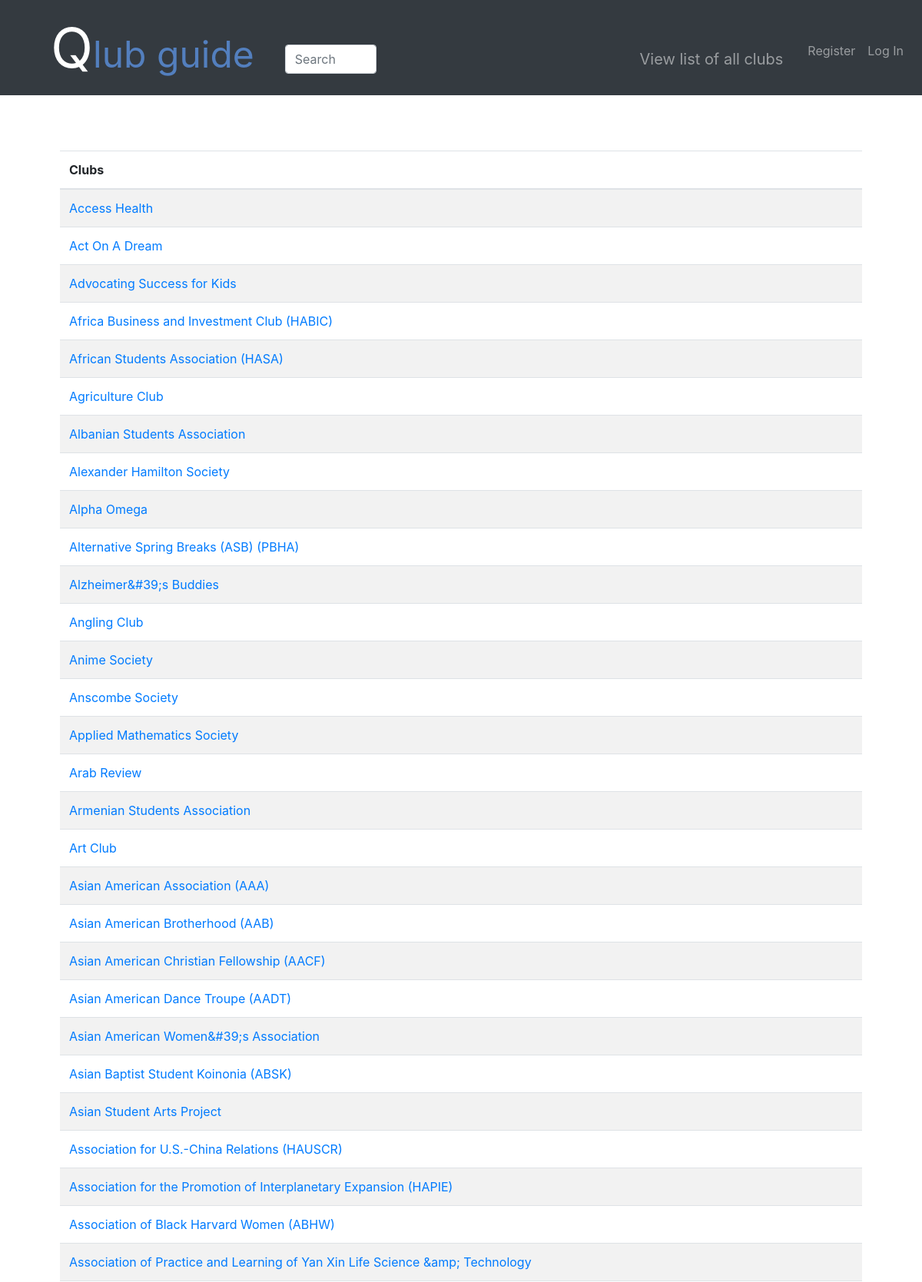
The page / (upper part) on the database its author committed.
### tables this page shows
CREATE TABLE 'clublist' ('name' text PRIMARY KEY NOT NULL, 'description' text, 'email' text, 'site' text);

### application.py (the view)
@app.route("/")
def index():
    clubs = clubdb.execute("SELECT name FROM clublist")
    for row in clubs:
        row['link'] = "/club/" + row['name']
    return render_template("index.html", data = clubs)

### application.py (called while the page is built)
@app.after_request
def after_request(response):
    response.headers["Cache-Control"] = "no-cache, no-store, must-revalidate"
    response.headers["Expires"] = 0
    response.headers["Pragma"] = "no-cache"
    return response

### templates/index.html (shortened to what this page needs)
{% extends "layout.html" %}
{% block main %}
<table class = "table table-striped">
    <thead>
        <tr>
            <th>Clubs</th>
        </tr>
    </thead>
    <tbody>
    {% for row in data %}
        <tr>
            <td><a href= "{{ row['link'] }}">{{row['name']}}</a></td>
        </tr>
    {% endfor %}
    </tbody>
</table>
{% endblock %}

### templates/layout.html (shortened to what this page needs)
<!DOCTYPE html>
<html lang="en">
    <head>
        <link href="https://maxcdn.bootstrapcdn.com/bootstrap/4.1.3/css/bootstrap.min.css" rel="stylesheet">
        <link href="/static/styles.css" rel="stylesheet">
    </head>
    <body>
        <nav class="navbar navbar-expand-lg navbar-dark bg-dark lighten-5 mb-4">
            <a class="navbar-logo" href="/"><span class = "first">Q</span><span class="others">lub guide</span></a>
            <div class="collapse navbar-collapse" id="navbarSupportedContent">
                <form action="/search" class="navbar-brand">
                    <input name="searched" class="form-control" type="text" placeholder="Search" aria-label="Search">
                </form>
            </div>
            <ul class="navbar-nav mr-auto mt-2 mt-lg-0">
                <li class="navbar-brand">
                    <a class="nav-link" href="/">View list of all clubs</a>
                </li>
            </ul>
              {% if session.user_id %}
      <div class="collapse navbar-collapse" id="navbarSupportedContent">
      </div>
       <ul class="navbar-nav mr-auto mt-2 mt-lg-0">
      <li class="navbar-brand">
        <a class="nav-link" href="/logout">Logout</a>
      </li>
        </ul>
            {%  else %}
                <ul class="navbar-nav ml-auto mt-2">
                    <li class="nav-item"><a class="nav-link" href="/register">Register</a></li>
                    <li class="nav-item"><a class="nav-link" href="/login">Log In</a></li>
                </ul>
            {% endif %}
        </nav>
        <main class="container p-5">
            {% block main %}{% endblock %}
        </main>
    </body>
</html>

### static/styles.css (style rules this page uses)
nav .navbar-logo .first { padding-left: 50px; font-size: 72px; color: #ffffff; }
nav .navbar-logo .others { font-size: 48px; color: #537fbe; }
nav .navbar-brand { padding-top: 35px; padding-left: 40px; width: 35%; }
main { overflow-x: auto; }

### rows shown on the page
clublist: name "Access Health"
clublist: name "Act On A Dream"
clublist: name "Advocating Success for Kids"
clublist: name "Africa Business and Investment Club (HABIC)"
clublist: name "African Students Association (HASA)"
clublist: name "Agriculture Club"
clublist: name "Albanian Students Association"
clublist: name "Alexander Hamilton Society"
clublist: name "Alpha Omega"
clublist: name "Alternative Spring Breaks (ASB) (PBHA)"
clublist: name "Alzheimer&#39;s Buddies"
clublist: name "Angling Club"
clublist: name "Anime Society"
clublist: name "Anscombe Society"
clublist: name "Applied Mathematics Society"
clublist: name "Arab Review"
clublist: name "Armenian Students Association"
clublist: name "Art Club"
clublist: name "Asian American Association (AAA)"
clublist: name "Asian American Brotherhood (AAB)"
clublist: name "Asian American Christian Fellowship (AACF)"
clublist: name "Asian American Dance Troupe (AADT)"
clublist: name "Asian American Women&#39;s Association"
clublist: name "Asian Baptist Student Koinonia (ABSK)"
clublist: name "Asian Student Arts Project"
clublist: name "Association for U.S.-China Relations (HAUSCR)"
clublist: name "Association for the Promotion of Interplanetary Expansion (HAPIE)"
clublist: name "Association of Black Harvard Women (ABHW)"
clublist: name "Association of Practice and Learning of Yan Xin Life Science &amp; Technology"
